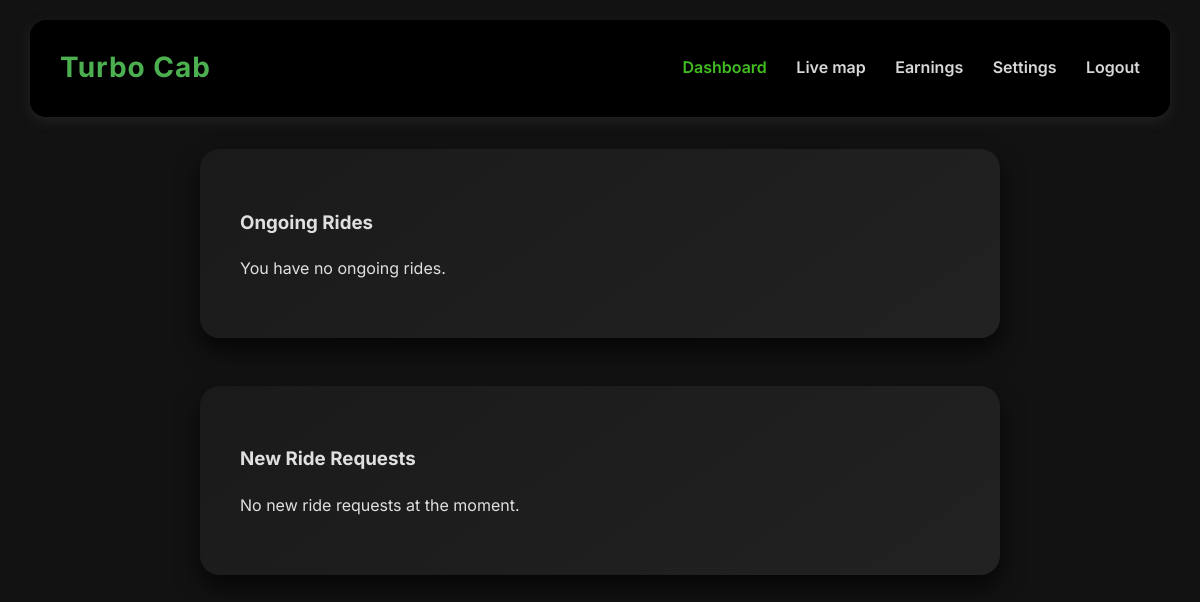
Page /driverpages/ (signed in) on the earlier database version.
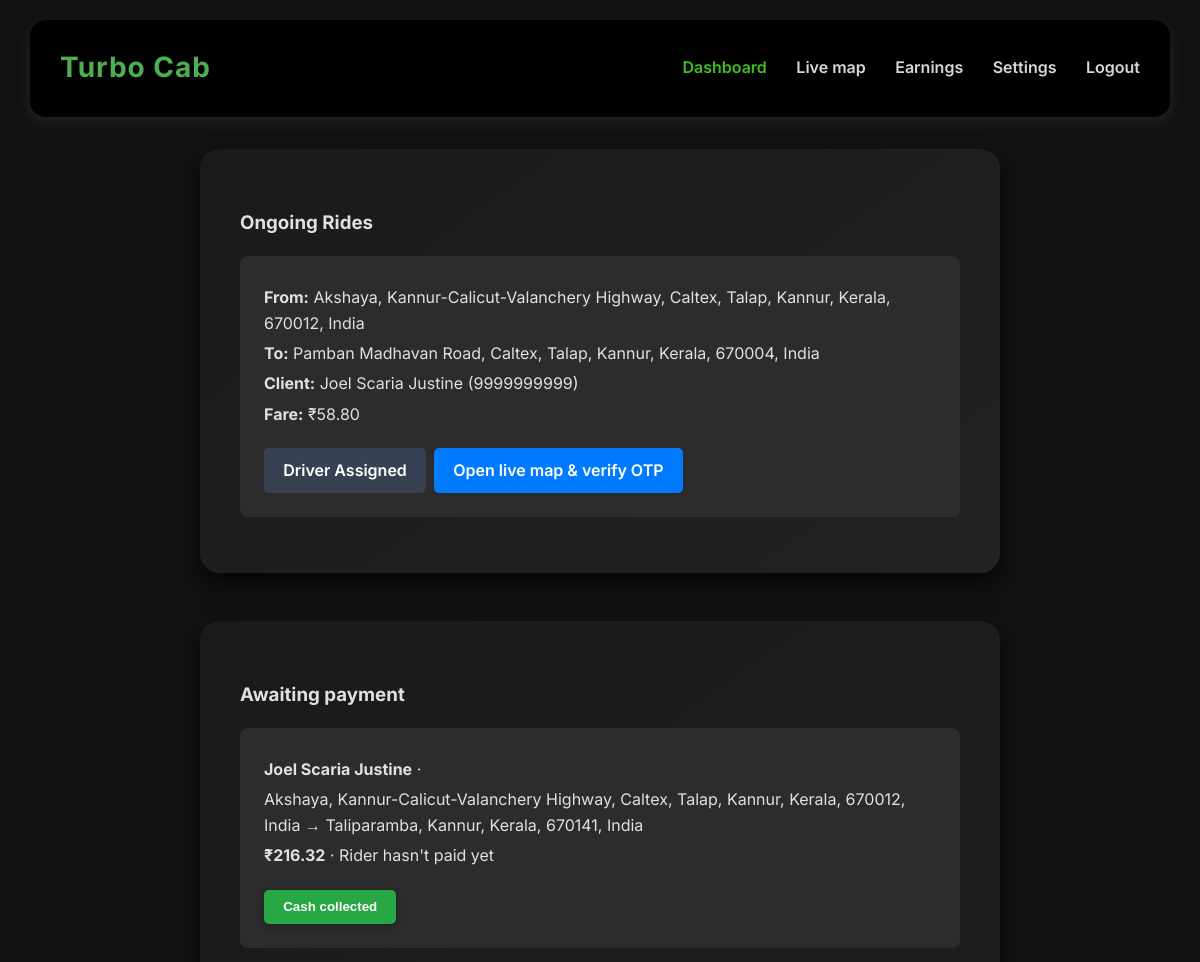
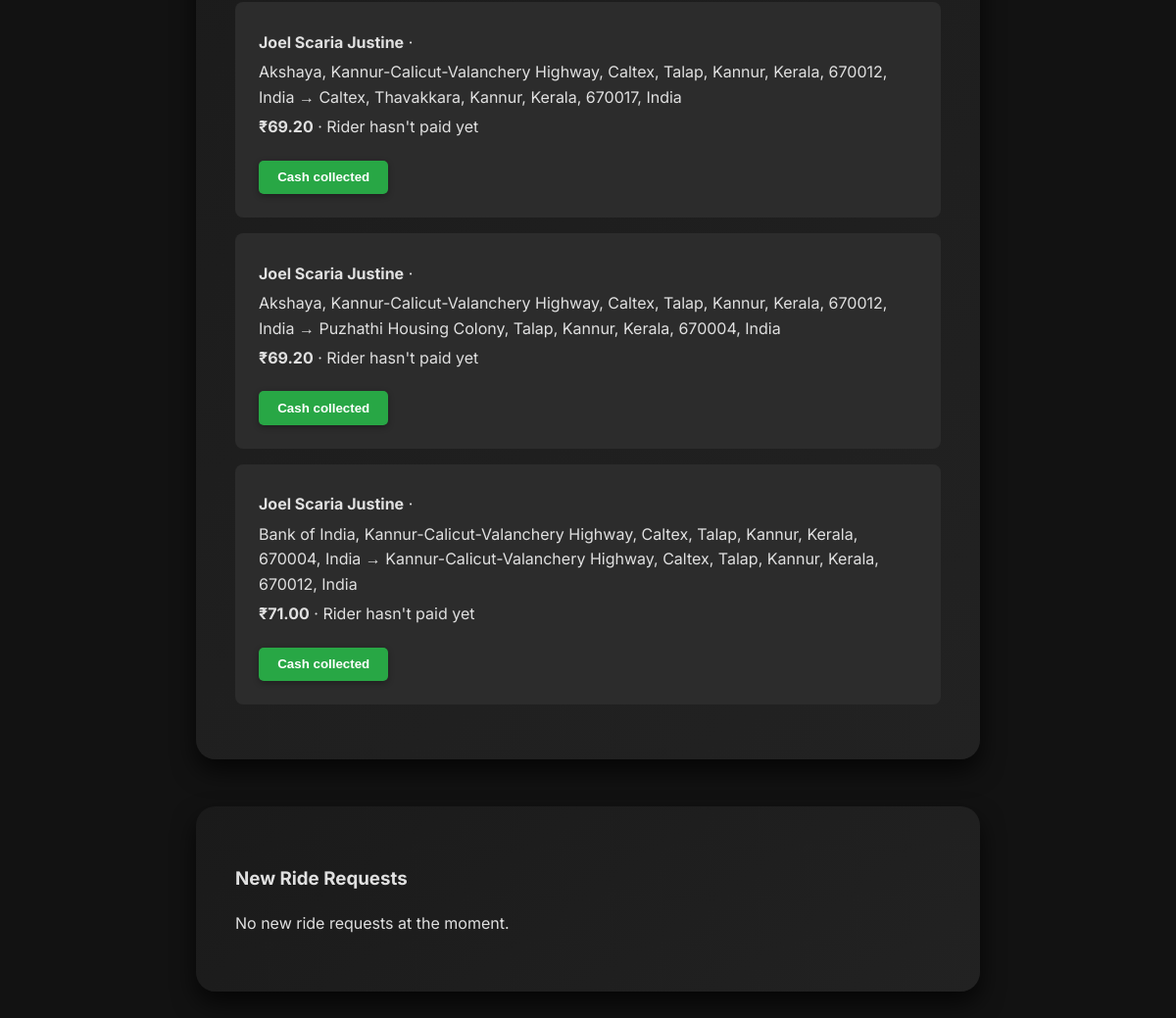
Same page on the later database version (2 pictures, top to bottom).
### riderpages/models.py (models this page shows, shortened)
class Ride(models.Model):
    user = models.ForeignKey(
        settings.AUTH_USER_MODEL,
        on_delete=models.CASCADE,
        related_name='rides_as_rider'
    )
    pickup_location = models.CharField(max_length=255)
    drop_location = models.CharField(max_length=255)
    pickup_lat = models.DecimalField(max_digits=9, decimal_places=6, null=True, blank=True)
    pickup_lng = models.DecimalField(max_digits=9, decimal_places=6, null=True, blank=True)
    drop_lat = models.DecimalField(max_digits=9, decimal_places=6, null=True, blank=True)
    drop_lng = models.DecimalField(max_digits=9, decimal_places=6, null=True, blank=True)
    car_type = models.CharField(max_length=10, choices=CAR_CHOICES)
    distance = models.DecimalField(max_digits=10, decimal_places=2, null=True, blank=True)
    fare = models.DecimalField(max_digits=10, decimal_places=2, null=True, blank=True)
    transaction_id = models.CharField(max_length=100, null=True, blank=True)
    driver = models.ForeignKey(
        'driverpages.DriverProfile',
        on_delete=models.SET_NULL,
        related_name='rides_as_driver',
        null=True,
        blank=True
    )
    payment_method = models.CharField(
        max_length=20,
        choices=PAYMENT_METHOD_CHOICES,
        null=True,
        blank=True
    )
    payment_status = models.CharField(max_length=10, choices=PAYMENT_STATUS_CHOICES, default='UNPAID', db_index=True)
    paid_at = models.DateTimeField(null=True, blank=True)
    status = models.CharField(max_length=20, choices=STATUS_CHOICES, default='PENDING', db_index=True)
    otp_verified = models.BooleanField(default=False)
    accepted_at = models.DateTimeField(null=True, blank=True)
    arrived_at = models.DateTimeField(null=True, blank=True)
    started_at = models.DateTimeField(null=True, blank=True)
    completed_at = models.DateTimeField(null=True, blank=True)
    created_at = models.DateTimeField(auto_now_add=True, db_index=True)
    updated_at = models.DateTimeField(auto_now=True)
    class Meta:
        ordering = ['-created_at']
        indexes = [models.Index(fields=['driver', 'status']), models.Index(fields=['user', 'status'])]

### account/models.py (models this page shows, shortened)
class CustomUser(AbstractUser):
    ROLE_CHOICES = [
        ('driver', 'Driver'),
        ('rider', 'Rider'),
        ('admin', 'Admin'),
    ]
    full_name = models.CharField(max_length=100)
    email = models.EmailField(unique=True)
    role = models.CharField(max_length=10, choices=ROLE_CHOICES)
    phone = models.CharField(max_length=10, default="9999999999")
    email_verified = models.BooleanField(default=False)
    google_sub = models.CharField(max_length=255, unique=True, null=True, blank=True)
    USERNAME_FIELD = 'email'
    REQUIRED_FIELDS = ['username', 'full_name', 'role']

### driverpages/views.py (the view)
# urls.py: path('', views.homepage, name='homepage'),
@driver_required
def homepage(request):
    driver = services.get_driver(request.user)
    return render(request, 'driverpages/homepage.html', {
        'driver': driver,
        'ride_requests': services.available_rides(driver),
        'ongoing_rides': services.ongoing_rides(driver),
        'unpaid_rides': services.unpaid_rides(driver)[:10],
    })

### driverpages/services.py (called while the page is built)
def get_driver(user):
    driver, _ = DriverProfile.objects.select_related('user').get_or_create(user=user)
    return driver

def available_rides(driver):
    return (Ride.objects.select_related('user')
            .filter(status='CONFIRMED', driver__isnull=True)
            .exclude(declines__driver=driver)
            .order_by('created_at'))

def ongoing_rides(driver):
    return Ride.objects.select_related('user').filter(driver=driver, status__in=TRIP_STATUSES)

def unpaid_rides(driver):
    return (Ride.objects.select_related('user')
            .filter(driver=driver, status='COMPLETED').exclude(payment_status='PAID').order_by('-completed_at'))

### turbo/context_processors.py (called while the page is built)
def google_signin(request):
    return {
        'GOOGLE_CLIENT_ID': getattr(settings, 'GOOGLE_OAUTH_CLIENT_ID', ''),
        'GOOGLE_SITE_VERIFICATION': getattr(settings, 'GOOGLE_SITE_VERIFICATION', ''),
    }

### templates/driverpages/homepage.html (shortened to what this page needs)
{% extends 'driverpages/base.html' %}
{% block content %}
<div class="ride-container">
    <section class="ride-section">
        <h3>Ongoing Rides</h3>
        {% for ride in ongoing_rides %}
            <div class="ride-card">
                <div class="ride-details">
                    <p><strong>From:</strong> {{ ride.pickup_location }}</p>
                    <p><strong>To:</strong> {{ ride.drop_location }}</p>
                    <p><strong>Client:</strong> {{ ride.user.full_name }}{% if ride.user.phone %} ({{ ride.user.phone }}){% endif %}</p>
                    <p><strong>Fare:</strong> ₹{{ ride.fare|floatformat:2 }}{% if ride.payment_method %} · {{ ride.get_payment_method_display }}{% endif %}</p>
                </div>
                <div class="ride-actions">
                    <span class="btn" style="background:#374151;cursor:default;">{{ ride.get_status_display }}</span>
                    {% if ride.status == 'IN_PROGRESS' %}
                    <form method="post" action="{% url 'driverpages:complete_ride' ride.id %}">
                        {% csrf_token %}
                        <button type="submit" class="btn complete">Mark as Complete</button>
                    </form>
                    {% else %}
                    <a href="{% url 'driverpages:live' %}" class="btn complete" style="text-decoration:none;">Open live map &amp; verify OTP</a>
                    {% endif %}
                </div>
            </div>
        {% empty %}
            <p>You have no ongoing rides.</p>
        {% endfor %}
    </section>
    {% if unpaid_rides %}
    <section class="ride-section">
        <h3>Awaiting payment</h3>
        {% for ride in unpaid_rides %}
            <div class="ride-card">
                <div class="ride-details">
                    <p><strong>{{ ride.user.full_name }}</strong> · {{ ride.completed_at|date:"d M, H:i" }}</p>
                    <p>{{ ride.pickup_location }} → {{ ride.drop_location }}</p>
                    <p><strong>₹{{ ride.fare|floatformat:2 }}</strong> · {% if ride.payment_status == 'CASH_DUE' %}Rider chose cash{% else %}Rider hasn't paid yet{% endif %}</p>
                </div>
                <div class="ride-actions">
                    <form method="post" action="{% url 'driverpages:collect_cash' ride.id %}">
                        <button type="submit" class="btn accept" onclick="return confirm('Did you receive ₹{{ ride.fare|floatformat:2 }} in cash?');">Cash collected</button>
                    </form>
                </div>
            </div>
        {% endfor %}
    </section>
    {% endif %}
    <section class="ride-section">
        <h3>New Ride Requests</h3>
        {% for ride in ride_requests %}
            <div class="ride-card">
                <div class="ride-details">
                    <p><strong>From:</strong> {{ ride.pickup_location }}</p>
                    <p><strong>To:</strong> {{ ride.drop_location }}</p>
                    <p><strong>Vehicle:</strong> {{ ride.get_car_type_display }} · {{ ride.distance }} km</p>
                    <p><strong>Fare:</strong> ₹{{ ride.fare|floatformat:2 }}</p>
                </div>
                <div class="ride-actions">
                    <form method="post" action="{% url 'driverpages:accept_ride' ride.id %}">
                        {% csrf_token %}
                        <button type="submit" class="btn accept">Accept</button>
                    </form>
                    <form method="post" action="{% url 'driverpages:decline_ride' ride.id %}">
                        {% csrf_token %}
                        <button type="submit" class="btn decline">Decline</button>
                    </form>
                </div>
            </div>
        {% empty %}
            <p>No new ride requests at the moment.</p>
        {% endfor %}
    </section>
</div>
{% endblock %}

### templates/driverpages/base.html (shortened to what this page needs)
{% load static %}
<!DOCTYPE html>
<html lang="en">
<head>
  <link href="https://unpkg.com/boxicons@2.1.2/css/boxicons.min.css" rel="stylesheet">
  <link rel="stylesheet" href="{% static 'driverpages/css/earning.css' %}">
  <link rel="stylesheet" href="{% static 'driverpages/css/homepage.css' %}">
  <link rel="stylesheet" href="{% static 'driverpages/css/profile.css' %}">
  <link rel="stylesheet" href="{% static 'driverpages/css/settings.css' %}">
</head>
<body>
  <div class="container">
    {% with current=request.resolver_match.url_name %}
    <header class="header">
      <div class="logo">
        <h1>Turbo Cab</h1>
      </div>
      <nav class="nav">
        <a href="{% url 'driverpages:homepage' %}"{% if current == 'homepage' %} class="active"{% endif %}>Dashboard</a>
        <a href="{% url 'driverpages:live' %}"{% if current == 'live' %} class="active"{% endif %}>Live map</a>
        <a href="{% url 'driverpages:earnings' %}"{% if current == 'earnings' %} class="active"{% endif %}>Earnings</a>
        <a href="{% url 'driverpages:edit_profile' %}"{% if current == 'edit_profile' %} class="active"{% endif %}>Settings</a>
        <a href="{% url 'account:logout' %}">Logout</a>
      </nav>
    </header>
    {% endwith %}
    {% block content %}
    {% endblock content %}
  </div>
</body>
</html>

### static/driverpages/css/earning.css (style rules this page uses)
body { font-family: 'Inter', sans-serif; margin: 0; padding: 0; background-color: #121212; color: #e0e0e0; line-height: 1.6; scroll-behavior: smooth; }
.container { max-width: 1200px; margin: 0 auto; padding: 20px; }
.header { background: linear-gradient(to right, #000000, #000000); color: #ffffff; padding: 25px 30px; display: flex; justify-content: space-between; align-items: center; border-bottom: 2px solid #000000; box-shadow: 0 4px 12px rgba(48, 47, 47, 0.6); border-radius: 16px; }
.logo h1 { font-size: 28px; color: #4CAF50; letter-spacing: 1px; margin: 0; }
.nav a { color: #d8d7d7; text-decoration: none; margin-left: 25px; font-weight: 600; transition: color 0.3s ease, transform 0.2s ease; font-size: 16px; }
.nav a.active { color: #40be20; padding-bottom: 3px; }

### static/driverpages/css/homepage.css (style rules this page uses)
body { font-family: 'Inter', sans-serif; margin: 0; padding: 0; background-color: #121212; color: #e0e0e0; line-height: 1.6; scroll-behavior: smooth; overflow-x: hidden; }
.container { max-width: 1200px; margin: 0 auto; padding: 20px 30px; animation: fadeIn 1s ease-in-out; }
.header { background: linear-gradient(to right, #000000, #000000); color: #ffffff; padding: 25px 30px; display: flex; justify-content: space-between; align-items: center; border-bottom: 2px solid #000000; box-shadow: 0 4px 12px rgba(48, 47, 47, 0.6); border-radius: 16px; }
.logo h1 { margin: 0; font-size: 28px; color: #4CAF50; letter-spacing: 1.5px; }
.nav a { color: #d8d7d7; text-decoration: none; margin-left: 25px; font-weight: 600; transition: color 0.3s ease, transform 0.2s ease; font-size: 16px; }
.nav a.active { color: #1bbb0d; padding-bottom: 3px; }
section { background: linear-gradient(145deg, #000000, #000000); padding: 40px; border-radius: 20px; box-shadow: 0 12px 24px rgba(87, 87, 87, 0.7); transition: transform 0.5s ease, box-shadow 0.5s ease; opacity: 0; transform: translateY(40px); animation: fadeSlideUp 1s ease forwards; animation-delay: 0.3s; }
.accept, .decline { padding: 12px 24px; margin-right: 10px; border: none; border-radius: 999px; cursor: pointer; font-weight: 600; transition: background-color 0.3s ease, transform 0.2s ease; }
.accept { background-color: #000; color: white; box-shadow: 0 2px 6px rgba(0, 0, 0, 0.3); }

### static/driverpages/css/profile.css (style rules this page uses)
body { font-family: 'Inter', sans-serif; margin: 0; padding: 0; background-color: #121212; color: #e0e0e0; line-height: 1.6; scroll-behavior: smooth; }
.container { max-width: 1200px; margin: 0 auto; padding: 20px; }
.header { background: linear-gradient(to right, #000000, #000000); color: #ffffff; padding: 25px 30px; display: flex; justify-content: space-between; align-items: center; border-bottom: 2px solid #000000; box-shadow: 0 4px 12px rgba(48, 47, 47, 0.6); border-radius: 16px; }
.logo h1 { font-size: 28px; color: #4CAF50; letter-spacing: 1px; margin: 0; }
.nav a { color: #d8d7d7; text-decoration: none; margin-left: 25px; font-weight: 600; transition: color 0.3s ease, transform 0.2s ease; font-size: 16px; }
.nav a.active { color: #40be20; padding-bottom: 3px; }
.btn { padding: 10px 20px; border-radius: 8px; border: none; font-weight: 600; cursor: pointer; transition: background 0.3s ease; }

### templates/driverpages/homepage.html (style rules this page uses)
.ride-container { max-width: 800px; margin: 2rem auto; padding: 0 1rem; }
.ride-section { margin-bottom: 3rem; }
.ride-card { background-color: #2c2c2c; padding: 1.5rem; border-radius: 8px; margin-bottom: 1rem; display: flex; justify-content: space-between; align-items: center; flex-wrap: wrap; gap: 1rem; }
.ride-details p { margin: 0.3rem 0; }
.ride-actions { display: flex; gap: 0.5rem; }
.ride-actions .btn { padding: 0.6rem 1.2rem; border: none; border-radius: 5px; color: white; font-weight: 600; cursor: pointer; }
.btn.accept { background-color: #28a745; }
.btn.complete { background-color: #007bff; }

Differences in the rows shown:
added Ride: pickup_location "Akshaya, Kannur-Calicut-Valanchery Highway, Caltex, Talap, Kannur, Kerala, 670012, India", drop_location "Pamban Madhavan Road, Caltex, Talap, Kannur, Kerala, 670004, India", user.full_name "Joel Scaria Justine", user.phone "9999999999", fare "58.80", status "Driver Assigned", shows "Open live map & verify OTP", shown under "Ongoing Rides"
added Ride: user.full_name "Joel Scaria Justine", pickup_location "Akshaya, Kannur-Calicut-Valanchery Highway, Caltex, Talap, Kannur, Kerala, 670012, India", drop_location "Taliparamba, Kannur, Kerala, 670141, India", fare "216.32", payment_status "Rider hasn't paid yet", shown under "Awaiting payment"
added Ride: user.full_name "Joel Scaria Justine", pickup_location "Akshaya, Kannur-Calicut-Valanchery Highway, Caltex, Talap, Kannur, Kerala, 670012, India", drop_location "Caltex, Thavakkara, Kannur, Kerala, 670017, India", fare "69.20", payment_status "Rider hasn't paid yet", shown under "Awaiting payment"
added Ride: user.full_name "Joel Scaria Justine", pickup_location "Akshaya, Kannur-Calicut-Valanchery Highway, Caltex, Talap, Kannur, Kerala, 670012, India", drop_location "Puzhathi Housing Colony, Talap, Kannur, Kerala, 670004, India", fare "69.20", payment_status "Rider hasn't paid yet", shown under "Awaiting payment"
added Ride: user.full_name "Joel Scaria Justine", pickup_location "Bank of India, Kannur-Calicut-Valanchery Highway, Caltex, Talap, Kannur, Kerala, 670004, India", drop_location "Kannur-Calicut-Valanchery Highway, Caltex, Talap, Kannur, Kerala, 670012, India", fare "71.00", payment_status "Rider hasn't paid yet", shown under "Awaiting payment"
Other differences:
text no longer shown: "You have no ongoing rides."
text now shown: "Awaiting payment"
